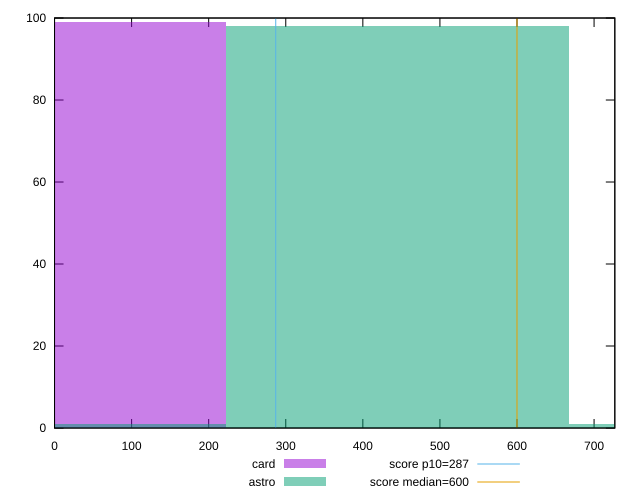

Reproduce this figure in gnuplot.
reset

$card <<EOF
0 99
EOF

$astro <<EOF
890.7485808139666 1
445.3742904069833 98
0 1
EOF

set key outside below
set boxwidth 445.3742904069833
set xrange [0:726.9214999999999]
set yrange [0:100]
set trange [0:100]
set style fill transparent solid 0.5 noborder

set parametric
set terminal svg size 640, 500 enhanced background rgb 'white'
set output "reports/report_00030_2021-02-24T20-42-31.540Z/total-blocking-time/comparison/histogram/2_vs_3.svg"

plot $card title "card" with boxes, \
     $astro title "astro" with boxes, \
     287,t title "score p10=287", \
     600,t title "score median=600"

reset
